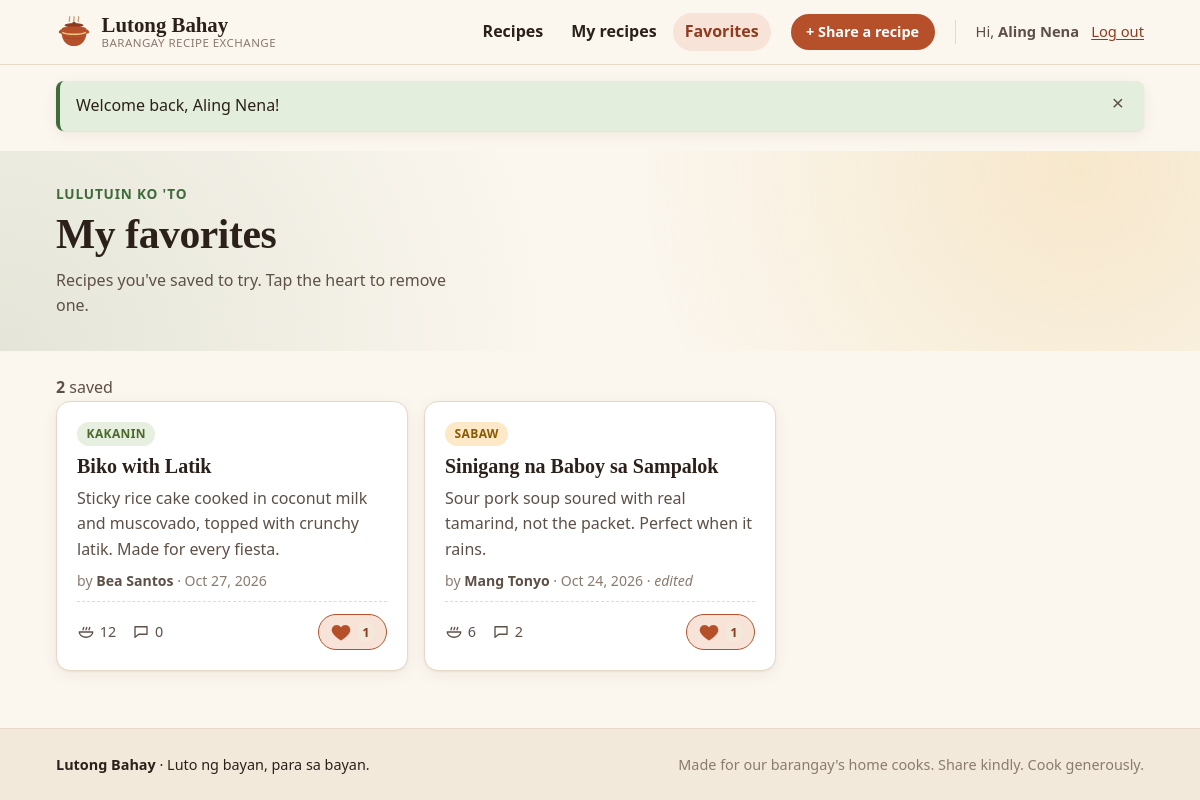
The page /favorites.php (signed in) on the database its author committed.
### tables this page shows
CREATE TABLE `recipes` (
  `id` int(10) UNSIGNED NOT NULL,
  `user_id` int(10) UNSIGNED NOT NULL,
  `category_id` tinyint(3) UNSIGNED NOT NULL,
  `title` varchar(120) NOT NULL,
  `description` varchar(500) NOT NULL,
  `servings` tinyint(3) UNSIGNED NOT NULL DEFAULT 4,
  `steps` text NOT NULL,
  `created_at` datetime NOT NULL DEFAULT current_timestamp(),
  `updated_at` datetime DEFAULT NULL
);

CREATE TABLE `categories` (
  `id` tinyint(3) UNSIGNED NOT NULL,
  `name` varchar(40) NOT NULL,
  `description` varchar(150) NOT NULL DEFAULT ''
);

CREATE TABLE `users` (
  `id` int(10) UNSIGNED NOT NULL,
  `display_name` varchar(60) NOT NULL,
  `email` varchar(190) NOT NULL,
  `password_hash` varchar(255) NOT NULL,
  `created_at` datetime NOT NULL DEFAULT current_timestamp()
);

### public/favorites.php (called while the page is built, shortened)
<?php
require __DIR__ . '/../bootstrap.php';
$userId = $session->requireLogin();
$filters = ['favorites_of' => $userId];
$recipes = new RecipeRepository($pdo);
$total = $recipes->count($filters);
$pages = max(1, (int) ceil($total / PER_PAGE));
$page = min(int_param($_GET, 'page') ?? 1, $pages);
View::render('favorites/index', [
    'title'     => 'My favorites',
    'activeNav' => 'favorites',
    'recipes'   => $recipes->search($filters, $userId, PER_PAGE, ($page - 1) * PER_PAGE),
    'total'     => $total,
    'page'      => $page,
    'pages'     => $pages,
]);

### src/Repositories/RecipeRepository.php (called while the page is built, shortened)
<?php
final class RecipeRepository
{
    public function search(array $filters, int $viewerId, int $limit, int $offset): array
    {
        [$where, $params] = $this->filters($filters);
        $params[':viewer'] = $viewerId;
        $params[':limit'] = $limit;
        $params[':offset'] = $offset;
        $stmt = $this->pdo->prepare(
            self::SELECT . $where . ' ORDER BY r.created_at DESC, r.id DESC LIMIT :limit OFFSET :offset'
        );
        $this->execute($stmt, $params);
        return $stmt->fetchAll();
    }
    private function filters(array $filters): array
    {
        $conditions = [];
        $params = [];
        $words = preg_split('/\s+/u', trim($filters['q'] ?? ''), -1, PREG_SPLIT_NO_EMPTY);
        if (!empty($filters['favorites_of'])) {
            $conditions[] = 'EXISTS (SELECT 1 FROM favorites ff WHERE ff.recipe_id = r.id AND ff.user_id = :fan)';
            $params[':fan'] = $filters['favorites_of'];
        }
        return [$conditions ? ' WHERE ' . implode(' AND ', $conditions) : '', $params];
    }
    private function execute(PDOStatement $stmt, array $params): void
    {
        foreach ($params as $name => $value) {
            $stmt->bindValue($name, $value, is_int($value) ? PDO::PARAM_INT : PDO::PARAM_STR);
        }
        $stmt->execute();
    }
}

### src/helpers.php (called while the page is built, shortened)
<?php
function e(mixed $value): string
{
    return htmlspecialchars((string) $value, ENT_QUOTES | ENT_SUBSTITUTE, 'UTF-8');
}
function format_date(string $datetime): string
{
    return date('M j, Y', strtotime($datetime));
}
function format_datetime(string $datetime): string
{
    return date('M j, Y · g:i A', strtotime($datetime));
}

### views/partials/recipe-card.php (the view, shortened to what this page needs)
<article class="card recipe-card" data-recipe-card="<?= e($recipe['id']) ?>">
    <div class="recipe-card-top">
        <span class="tag tag-cat-<?= e($recipe['category_id']) ?>"><?= e($recipe['category']) ?></span>
    </div>
    <h2 class="recipe-card-title">
        <a href="recipe.php?id=<?= e($recipe['id']) ?>"><?= e($recipe['title']) ?></a>
    </h2>
    <p class="recipe-card-desc"><?= e($recipe['description']) ?></p>
    <p class="recipe-meta">
        by <strong><?= e($recipe['author']) ?></strong>
        · <time datetime="<?= e($recipe['created_at']) ?>"><?= e(format_date($recipe['created_at'])) ?></time>
        <?php if ($recipe['updated_at']): ?>
            · <span class="edited" title="Edited <?= e(format_datetime($recipe['updated_at'])) ?>">edited</span>
        <?php endif; ?>
    </p>
    <div class="recipe-card-foot">
        <span class="stat" title="Serves <?= e($recipe['servings']) ?>">
            <svg viewBox="0 0 24 24" aria-hidden="true"><path d="M3 12h18a9 7 0 0 1-18 0zM8 9c0-1.5 1-1.5 1-3m3 3c0-1.5 1-1.5 1-3m3 3c0-1.5 1-1.5 1-3" fill="none" stroke="currentColor" stroke-width="1.8" stroke-linecap="round" stroke-linejoin="round"/></svg>
            <?= e($recipe['servings']) ?>
        </span>
        <a class="stat" href="recipe.php?id=<?= e($recipe['id']) ?>#comments" title="Comments">
            <svg viewBox="0 0 24 24" aria-hidden="true"><path d="M4 5h16v10H9l-5 4z" fill="none" stroke="currentColor" stroke-width="1.8" stroke-linejoin="round"/></svg>
            <?= e($recipe['comment_count']) ?>
        </a>
        <?php View::partial('partials/favorite-button', ['recipe' => $recipe, 'next' => $next, 'compact' => true]); ?>
    </div>
</article>

### views/favorites/index.php (shortened to what this page needs)
<section class="hero hero-compact">
    <div class="container">
        <p class="eyebrow">Lulutuin ko 'to</p>
        <h1>My favorites</h1>
        <p class="hero-lead">Recipes you've saved to try. Tap the heart to remove one.</p>
    </div>
</section>
<section class="container" data-favorites-page>
    <?php if ($recipes): ?>
        <p class="results-summary"><strong data-favorites-total><?= $total ?></strong> saved</p>
        <div class="recipe-grid">
            <?php foreach ($recipes as $recipe): ?>
                <?php View::partial('partials/recipe-card', ['recipe' => $recipe, 'next' => 'favorites.php']); ?>
            <?php endforeach; ?>
        </div>
    <?php endif; ?>
</section>

### views/partials/favorite-button.php (shortened to what this page needs)
<?php
$saved = (bool) $recipe['is_favorite'];
$compact ??= false;
?>
<form class="favorite-form" method="post" action="favorite.php" data-favorite-form>
    <button type="submit" class="favorite-btn<?= $compact ? ' favorite-btn-compact' : '' ?>"
            aria-pressed="<?= $saved ? 'true' : 'false' ?>"
            title="<?= $saved ? 'Remove from favorites' : 'Save to favorites' ?>">
        <svg class="heart" viewBox="0 0 24 24" aria-hidden="true" focusable="false">
            <path d="M12 21s-7.5-4.6-9.6-9.2C.9 8.4 3 4.5 6.7 4.5c2.1 0 3.6 1.2 4.3 2.4h2c.7-1.2 2.2-2.4 4.3-2.4 3.7 0 5.8 3.9 4.3 7.3C19.5 16.4 12 21 12 21z"/>
        </svg>
        <span class="favorite-count" aria-label="saved by"><?= e($recipe['favorite_count']) ?></span>
    </button>
</form>

### public/assets/css/app.css (style rules this page uses)
:root { --cream: #fbf6ee; --cream-deep: #f3e9da; --paper: #ffffff; --ink: #2b211a; --ink-soft: #5d5047; --muted: #8a7b6f; --line: #e6d9c7; --clay: #b5502b; --clay-dark: #8f3b1f; --clay-tint: #f8e3d8; --leaf: #3f6b3a; --leaf-tint: #e3eedd; --calamansi: #e3a72f; --calamansi-tint: #fbf0d4; --danger: #b3261e; --danger-tint: #fbe4e2; --radius: 14px; --radius-sm: 8px; --shadow: 0 1px 2px rgba(60, 35, 20, .06), 0 4px 16px rgba(60, 35, 20, .06); --shadow-lift: 0 2px 4px rgba(60, 35, 20, .08), 0 12px 28px rgba(60, 35, 20, .12); --font-body: system-ui, -apple-system, "Segoe UI", Roboto, "Helvetica Neue", Arial, sans-serif; --font-display: "Iowan Old Style", "Palatino Linotype", Palatino, Georgia, "Times New Roman", serif; --gutter: 16px; }
*, *::before, *::after { box-sizing: border-box; }
html { -webkit-text-size-adjust: 100%; }
body { margin: 0; min-height: 100vh; display: flex; flex-direction: column; background: var(--cream); color: var(--ink); font-family: var(--font-body); font-size: 1rem; line-height: 1.6; }
img, svg { max-width: 100%; }
h1, h2, h3 { font-family: var(--font-display); line-height: 1.2; margin: 0 0 .5rem; color: var(--ink); }
h1 { font-size: clamp(1.75rem, 1.2rem + 2.4vw, 2.6rem); letter-spacing: -.01em; }
h2 { font-size: 1.35rem; }
p { margin: 0 0 1rem; }
a { color: var(--clay-dark); text-underline-offset: .15em; }
.container { width: 100%; max-width: 1120px; margin: 0 auto; padding: 0 var(--gutter); }
.hero { padding: 2rem 0 1.5rem; margin-bottom: 1.5rem; background: radial-gradient(circle at 90% 10%, rgba(227, 167, 47, .18), transparent 40%), radial-gradient(circle at 0% 100%, rgba(63, 107, 58, .12), transparent 45%); }
.hero-compact { padding-bottom: 1rem; }
.hero-lead { color: var(--ink-soft); max-width: 46ch; }
.eyebrow { margin: 0 0 .35rem; color: var(--leaf); font-weight: 700; font-size: .85rem; letter-spacing: .06em; text-transform: uppercase; }
.results-summary { margin: 0; color: var(--ink-soft); }
.tag { display: inline-block; padding: .15rem .6rem; border-radius: 999px; font-size: .75rem; font-weight: 700; letter-spacing: .03em; text-transform: uppercase; background: var(--cream-deep); color: var(--ink-soft); }
.tag-cat-2 { background: #fde9c8; color: #8a5a00; }
.tag-cat-6 { background: #e6efe0; color: #4b6b2a; }
.card { background: var(--paper); border: 1px solid var(--line); border-radius: var(--radius); box-shadow: var(--shadow); padding: 1.25rem; }
.recipe-grid { display: grid; gap: 1rem; grid-template-columns: repeat(auto-fill, minmax(min(100%, 300px), 1fr)); }
.recipe-card { display: flex; flex-direction: column; gap: .5rem; transition: box-shadow .2s, transform .2s, opacity .25s; }
.recipe-card-top { display: flex; gap: .4rem; flex-wrap: wrap; }
.recipe-card-title { font-size: 1.25rem; margin: 0; }
.recipe-card-title a { color: var(--ink); text-decoration: none; }
.recipe-card-desc { margin: 0; color: var(--ink-soft); display: -webkit-box; -webkit-line-clamp: 3; -webkit-box-orient: vertical; overflow: hidden; }
.recipe-meta { margin: 0; font-size: .88rem; color: var(--muted); }
.recipe-meta strong { color: var(--ink-soft); }
.edited { font-style: italic; color: var(--muted); }
.recipe-card-foot { display: flex; align-items: center; gap: 1rem; margin-top: auto; padding-top: .75rem; border-top: 1px dashed var(--line); }
.stat { display: inline-flex; align-items: center; gap: .3rem; color: var(--ink-soft); font-size: .9rem; text-decoration: none; }
.stat svg { width: 18px; height: 18px; }
.recipe-card-foot .favorite-form { margin-left: auto; }
.favorite-form { margin: 0; }
.favorite-btn { display: inline-flex; align-items: center; gap: .4rem; min-height: 44px; padding: .45rem 1rem; border: 1.5px solid var(--line); border-radius: 999px; background: var(--paper); color: var(--ink); font: inherit; font-weight: 600; cursor: pointer; transition: background-color .15s, border-color .15s, color .15s; }
.favorite-btn .heart { width: 20px; height: 20px; fill: transparent; stroke: var(--clay); stroke-width: 2; transition: fill .15s, transform .2s; }
.favorite-btn[aria-pressed="true"] { background: var(--clay-tint); border-color: var(--clay); color: var(--clay-dark); }
.favorite-btn[aria-pressed="true"] .heart { fill: var(--clay); }
.favorite-count { min-width: 1.4em; padding: 0 .35em; border-radius: 999px; background: var(--cream-deep); font-size: .8rem; text-align: center; }
.favorite-btn-compact { min-height: 36px; padding: .3rem .7rem; }

### rows shown on the page
recipes: category.name "KAKANIN", title "Biko with Latik", description "Sticky rice cake cooked in coconut milk and muscovado, topped with crunchy latik. Made for every fiesta.", user.display_name "Bea Santos", created_at "Oct 27, 2026", servings "12", comment_count "0", favorite_count "1"
recipes: category.name "SABAW", title "Sinigang na Baboy sa Sampalok", description "Sour pork soup soured with real tamarind, not the packet. Perfect when it rains.", user.display_name "Mang Tonyo", created_at "Oct 24, 2026", servings "6", comment_count "2", favorite_count "1"

### other values the page prints
$label "Recipes"
$label "My recipes"
$label "Favorites"
$session->userName() "Aling Nena"
$flash['message'] "Welcome back, Aling Nena!"
$total "2"
